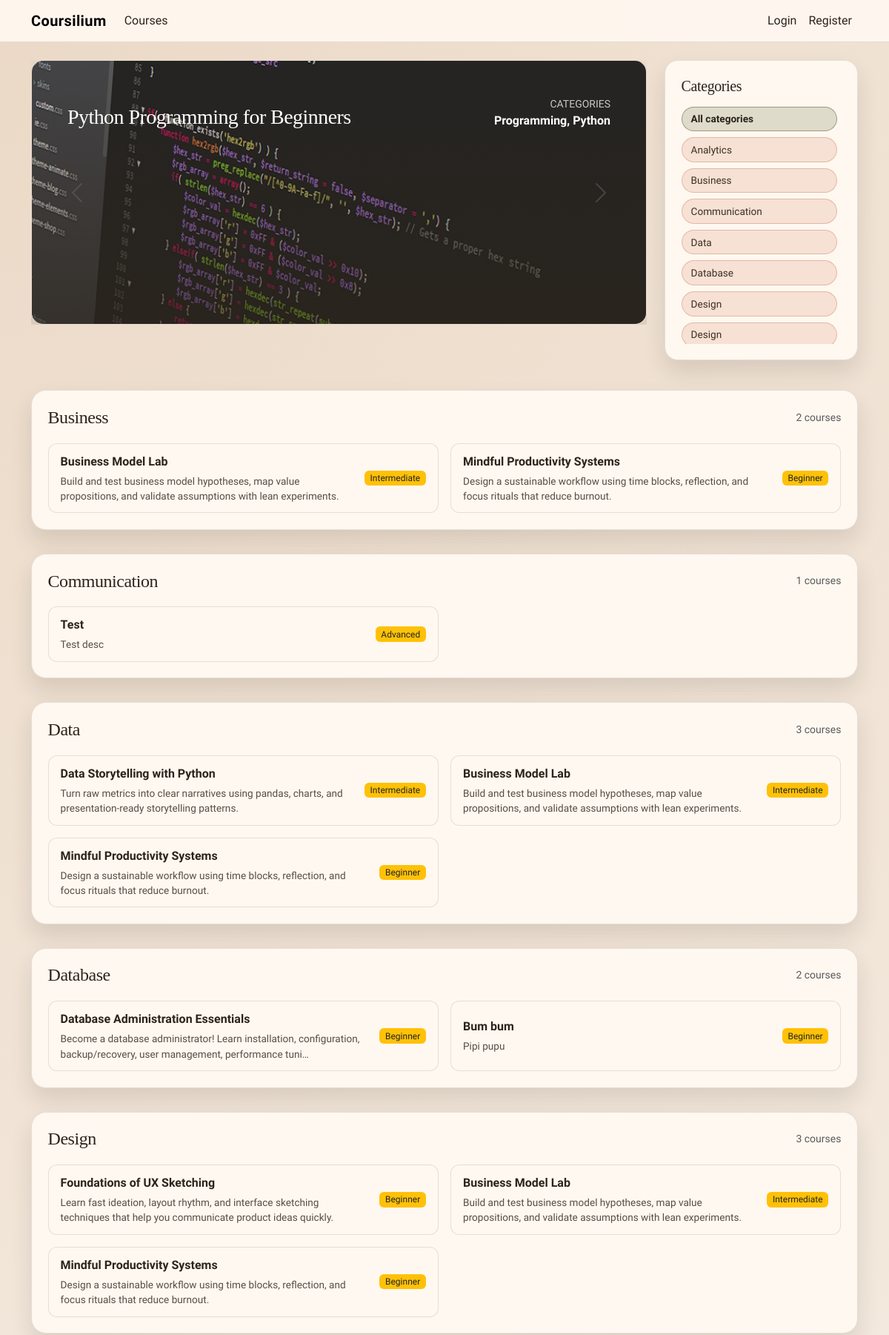
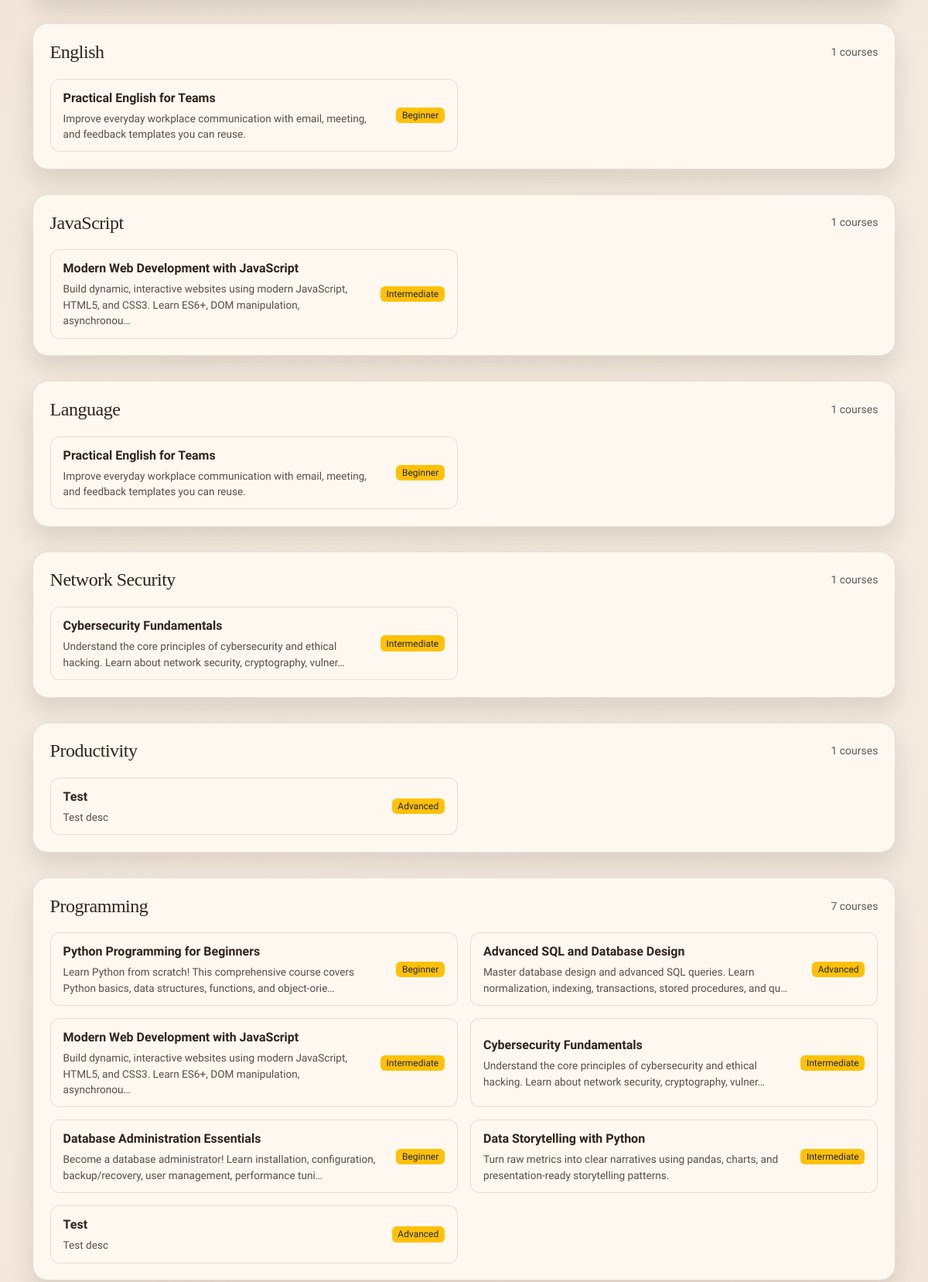
The page / (upper part) on the database its author committed (2 pictures, top to bottom).
### courses/models.py (models this page shows, shortened)
class Course(models.Model):
    DIFFICULTY_CHOICES = [
        ("beginner", "Beginner"),
        ("intermediate", "Intermediate"),
        ("advanced", "Advanced"),
    ]
    course_id = models.AutoField(primary_key=True)
    title = models.CharField(
        max_length=200,
        verbose_name="Název",
        help_text="Zadejte název kurzu",
        validators=[TEXT_VALIDATOR],
    )
    description = models.CharField(
        max_length=2000,
        verbose_name="Popis",
        help_text="Stručně popište obsah kurzu",
    )
    difficulty = models.CharField(
        max_length=12,
        choices=DIFFICULTY_CHOICES,
        verbose_name="Náročnost",
        help_text="Vyberte úroveň náročnosti kurzu",
    )
    categories = models.ManyToManyField(
        Category,
        blank=True,
        related_name="courses",
        verbose_name="Kategorie",
        help_text="Vyberte kategorie kurzu",
    )
    img = models.ImageField(upload_to="media/course_imgs",
        null=True,
        blank=True,
        verbose_name="Miniatura kurzu",
        help_text="Nahrajte miniaturu kurzu",)
    created_by = models.ForeignKey(
        settings.AUTH_USER_MODEL,
        on_delete=models.SET_NULL,
        null=True,
        blank=True,
        related_name="courses_created",
        verbose_name="Vytvořil",
        help_text="Uživatel, který kurz vytvořil",
    )
    is_active = models.BooleanField(verbose_name="Aktivní", help_text="Určuje, jestli je kurz viditelný")
    created_at = models.DateTimeField(auto_now_add=True, verbose_name="Vytvořeno")
    updated_at = models.DateTimeField(null=True, blank=True, verbose_name="Upraveno")
    class Meta:
        db_table = "course"
        indexes = [
            models.Index(fields=["created_at"]),
            models.Index(fields=["is_active"]),
            models.Index(fields=["course_id"]),
            models.Index(fields=["title"]),
            models.Index(fields=["difficulty"]),
        ]

class Category(models.Model):
    category_id = models.AutoField(primary_key=True)
    category_name = models.CharField(
        max_length=100,
        verbose_name="Název",
        help_text="Zadejte název kategorie",
        validators=[TEXT_VALIDATOR],
    )
    parent_category = models.ForeignKey(
        "self",
        on_delete=models.SET_NULL,
        null=True,
        blank=True,
        related_name="subcategories",
        verbose_name="Nadřezená kategorie",
        help_text="Napište nadřazenou kategorii. Pro vytvoření nadřazené kategorie ponechte tuto část nevyplněnou",
    )
    created_at = models.DateTimeField(auto_now_add=True, verbose_name="Vytvořeno")
    updated_at = models.DateTimeField(null=True, blank=True, verbose_name="Upraveno")
    class Meta:
        db_table = "category"
        indexes = [
            models.Index(fields=["category_name"]),
            models.Index(fields=["parent_category"]),
            models.Index(fields=["category_id"]),
            models.Index(fields=["created_at"])
        ]

### courses/views.py (the view)
# urls.py: 2. Add a URL to urlpatterns:  path('', views.home, name='home')
def home(request):
    courses = list(
        Course.objects.filter(is_active=True)
        .prefetch_related("categories")
        .order_by("created_at")
    )
    categories = list(Category.objects.order_by("category_name"))
    category_map = {category.category_id: [] for category in categories}
    uncategorized = []
    for course in courses:
        course_categories = list(course.categories.all())
        if not course_categories:
            uncategorized.append(course)
            continue
        for category in course_categories:
            if category.category_id in category_map:
                category_map[category.category_id].append(course)
    grouped_courses = [
        {"category": category, "courses": category_map[category.category_id]}
        for category in categories
        if category_map[category.category_id]
    ]
    if uncategorized:
        grouped_courses.append({"category": None, "courses": uncategorized})
    has_uncategorized = bool(uncategorized)
    return render(
        request,
        "home.html",
        {
            "courses": courses,
            "categories": categories,
            "has_uncategorized": has_uncategorized,
            "grouped_courses": grouped_courses,
        },
    )

### templates/home.html (shortened to what this page needs)
{% extends "base.html" %}
{% block content %}
<div class="container">
    <div class="row justify-content-center">
        <div class="col-12 col-lg-9">
            {% if courses %}
                <div id="courseCarousel" class="carousel slide" data-bs-ride="carousel">
                    <div class="carousel-indicators text-light">
                        {% for course in courses %}
                            <button
                                type="button"
                                data-bs-target="#courseCarousel"
                                data-bs-slide-to="{{ forloop.counter0 }}"
                                class="{% if forloop.first %}active{% endif %}"
                                aria-current="{% if forloop.first %}true{% else %}false{% endif %}"
                                aria-label="Slide {{ forloop.counter }}"
                            ></button>
                        {% endfor %}
                    </div>
                    <div class="carousel-inner">
                        {% for course in courses %}
                            <div class="carousel-item {% if forloop.first %}active{% endif %}" >
                                <a href="{% url 'course_detail' course.course_id %}" class="carousel-link">
                                    <div class="carousel-card ratio ratio-21x9 position-relative rounded-4 overflow-hidden">
                                        {% if course.img %}
                                            <img
                                                src="{{ course.img.url }}"
                                                class="w-100 h-100 object-fit-cover"
                                                alt="{{ course.title }}"
                                            />
                                        {% else %}
                                            <div class="w-100 h-100 bg-secondary bg-gradient"></div>
                                        {% endif %}
                                        <div class="carousel-overlay position-absolute top-0 start-0 w-100 h-100"></div>
                                        <div class="position-absolute bottom-0 start-0 p-4 p-md-5 text-white">
                                            <div class="row g-2 align-items-end">
                                                <div class="col-md-8">
                                                    <h2 class="h3 h1-md mb-0">{{ course.title }}</h2>
                                                </div>
                                                <div class="col-md-4 text-md-end">
                                                    <div class="text-uppercase small opacity-75">Categories</div>
                                                    {% if course.categories.all %}
                                                        <div class="fw-semibold">
                                                            {% for category in course.categories.all %}
                                                                {{ category.category_name }}{% if not forloop.last %}, {% endif %}
                                                            {% endfor %}
                                                        </div>
                                                    {% else %}
                                                        <div class="fw-semibold">Uncategorized</div>
                                                    {% endif %}
                                                </div>
                                            </div>
                                        </div>
                                    </div>
                                </a>
                            </div>
                        {% endfor %}
                    </div>
                    <button
                        class="carousel-control-prev"
                        type="button"
                        data-bs-target="#courseCarousel"
                        data-bs-slide="prev"
                    >
                        <span class="carousel-control-prev-icon" aria-hidden="true"></span>
                    </button>
                    <button
                        class="carousel-control-next"
                        type="button"
                        data-bs-target="#courseCarousel"
                        data-bs-slide="next"
                    >
                        <span class="carousel-control-next-icon" aria-hidden="true"></span>
                    </button>
                </div>
            {% else %}
                <div class="text-center text-muted">No courses available yet.</div>
            {% endif %}
        </div>
        <div class="col-12 col-lg-3 mt-4 mt-lg-0">
            <aside class="category-panel site-surface">
                <h3 class="h5 mb-3">Categories</h3>
                <div class="category-scroll">
                    <ul class="list-unstyled category-list">
                        <li>
                            <button class="category-pill is-active" type="button" data-category-id="all">All categories</button>
                        </li>
                        {% for category in categories %}
                            <li>
                                <button class="category-pill" type="button" data-category-id="{{ category.category_id }}">{{ category.category_name }}</button>
                            </li>
                        {% empty %}
                            <li class="text-muted">No categories available.</li>
                        {% endfor %}
                    </ul>
                </div>
            </aside>
        </div>
    </div>
    {% if courses %}
        <div class="category-sections">
            {% for group in grouped_courses %}
                <section
                    class="category-section site-surface"
                    data-category-id="{% if group.category %}{{ group.category.category_id }}{% else %}uncategorized{% endif %}"
                >
                    <div class="d-flex flex-wrap align-items-center justify-content-between gap-2">
                        <h3 class="h4 mb-0">
                            {% if group.category %}
                                {{ group.category.category_name }}
                            {% else %}
                                Uncategorized
                            {% endif %}
                        </h3>
                        <span class="text-muted small">{{ group.courses|length }} courses</span>
                    </div>
                    <div class="row g-3 mt-1">
                        {% for course in group.courses %}
                            <div class="col-12 col-md-6">
                                <a class="course-row" href="{% url 'course_detail' course.course_id %}">
                                    <div>
                                        <div class="course-row__title">{{ course.title }}</div>
                                        <div class="course-row__desc">{{ course.description|truncatechars:120 }}</div>
                                    </div>
                                    <span class="badge text-bg-warning text-dark">{{ course.get_difficulty_display }}</span>
                                </a>
                            </div>
                        {% endfor %}
                    </div>
                </section>
            {% endfor %}
        </div>
    {% endif %}
</div>
{% endblock %}

### templates/base.html (style rules this page uses)
:root { --sand: #f6efe6; --clay: #d8b08c; --ember: #c46a46; --olive: #5f6b3a; --ink: #2c241a; --muted: #6f5b4a; --card: #fff8f0; --line: rgba(44, 36, 26, 0.12); --shadow: 0 16px 30px rgba(44, 36, 26, 0.12); }
body { font-family: "Source Sans 3", "Segoe UI", sans-serif; color: var(--ink); background: radial-gradient(circle at top left, rgba(216, 176, 140, 0.35), transparent 55%), radial-gradient(circle at bottom right, rgba(196, 106, 70, 0.18), transparent 60%), var(--sand); }
h1, h2, h3, h4, h5, h6 { font-family: "Playfair Display", "Times New Roman", serif; letter-spacing: -0.02em; }
a { color: #8f5a3c; text-decoration: none; }
.badge { font-weight: 500; }
.site-surface { background: var(--card); border: 1px solid var(--line); box-shadow: var(--shadow); }

### templates/home.html (style rules this page uses)
.carousel-link { display: block; text-decoration: none; color: inherit; cursor: pointer; }
.carousel-card { background: #fdf5ec; border: 1px solid rgba(44, 36, 26, 0.12); box-shadow: 0 16px 32px rgba(44, 36, 26, 0.18); transition: transform 0.2s ease, box-shadow 0.2s ease, border-color 0.2s ease; }
.carousel-overlay { background: linear-gradient(180deg, rgba(44, 36, 26, 0.12) 0%, rgba(44, 36, 26, 0.65) 100%); }
.carousel-control-prev-icon, .carousel-control-next-icon { filter: brightness(0.4); }
.carousel-indicators [data-bs-target] { background-color: rgba(44, 36, 26, 0.4); }
.carousel-indicators .active { background-color: rgba(44, 36, 26, 0.85); }
.category-panel { border-radius: 18px; padding: 1.35rem; }
.category-scroll { max-height: 320px; overflow-y: auto; padding-right: 0.35rem; }
.category-list { display: grid; gap: 0.5rem; }
.category-pill { display: inline-flex; align-items: center; padding: 0.35rem 0.75rem; border-radius: 999px; background: rgba(196, 106, 70, 0.16); color: #3d2f24; border: 1px solid rgba(196, 106, 70, 0.35); font-size: 0.85rem; width: 100%; text-align: left; transition: background 0.2s ease, border-color 0.2s ease, color 0.2s ease; }
.category-pill.is-active { background: rgba(95, 107, 58, 0.2); border-color: rgba(95, 107, 58, 0.55); color: #2c241a; font-weight: 600; }
.category-sections { margin-top: 2.5rem; display: grid; gap: 2rem; }
.category-section { padding: 1.35rem; border-radius: 20px; }
.course-row { display: flex; align-items: center; justify-content: space-between; gap: 1rem; padding: 0.75rem 1rem; border-radius: 12px; background: rgba(255, 248, 240, 0.9); border: 1px solid rgba(44, 36, 26, 0.12); color: inherit; text-decoration: none; height: 100%; transition: transform 0.2s ease, box-shadow 0.2s ease, border-color 0.2s ease; }
.course-row__title { font-weight: 600; margin-bottom: 0.25rem; }
.course-row__desc { font-size: 0.85rem; opacity: 0.8; }

### rows shown on the page
Course: img (picture), title "Python Programming for Beginners", description "Learn Python from scratch! This comprehensive course covers Python basics, data structures, functions, and object-orie…", difficulty "Beginner"
Course: title "Advanced SQL and Database Design", description "Master database design and advanced SQL queries. Learn normalization, indexing, transactions, stored procedures, and qu…", difficulty "Advanced"
Course: title "Modern Web Development with JavaScript", description "Build dynamic, interactive websites using modern JavaScript, HTML5, and CSS3. Learn ES6+, DOM manipulation, asynchronou…", difficulty "Intermediate"
Course: title "Cybersecurity Fundamentals", description "Understand the core principles of cybersecurity and ethical hacking. Learn about network security, cryptography, vulner…", difficulty "Intermediate"
Course: title "Database Administration Essentials", description "Become a database administrator! Learn installation, configuration, backup/recovery, user management, performance tuni…", difficulty "Beginner"
Course: title "Foundations of UX Sketching", description "Learn fast ideation, layout rhythm, and interface sketching techniques that help you communicate product ideas quickly.", difficulty "Beginner"
Course: title "Data Storytelling with Python", description "Turn raw metrics into clear narratives using pandas, charts, and presentation-ready storytelling patterns.", difficulty "Intermediate"
Course: title "Business Model Lab", description "Build and test business model hypotheses, map value propositions, and validate assumptions with lean experiments.", difficulty "Intermediate"
Course: title "Mindful Productivity Systems", description "Design a sustainable workflow using time blocks, reflection, and focus rituals that reduce burnout.", difficulty "Beginner"
Course: title "Practical English for Teams", description "Improve everyday workplace communication with email, meeting, and feedback templates you can reuse.", difficulty "Beginner"
Course: title "Test", description "Test desc", difficulty "Advanced"
Course: title "Bum bum", description "Pipi pupu", difficulty "Beginner"
Category: category_name "Programming", category.category_name "Programming", courses|length "7"
Category: category_name "Python"
Category: category_name "Analytics"
Category: category_name "Business", category.category_name "Business", courses|length "2"
Category: category_name "Communication", category.category_name "Communication", courses|length "1"
Category: category_name "Data", category.category_name "Data", courses|length "3"
Category: category_name "Database", category.category_name "Database", courses|length "2"
Category: category_name "Design", category.category_name "Design", courses|length "3"
Category: category_name "Design"
Category: category.category_name "English", courses|length "1"
Category: category.category_name "JavaScript", courses|length "1"
Category: category.category_name "Language", courses|length "1"
Category: category.category_name "Network Security", courses|length "1"
Category: category.category_name "Productivity", courses|length "1"
